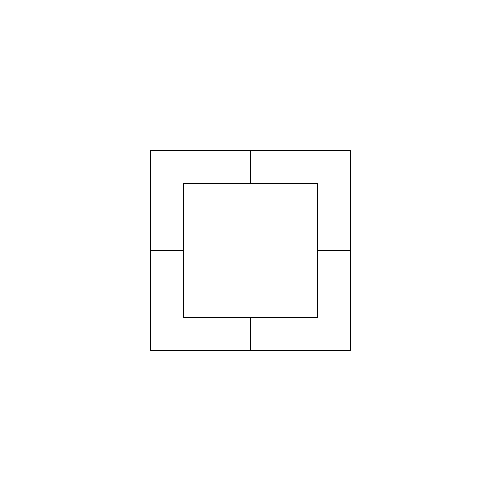
Frame 1 (no input)
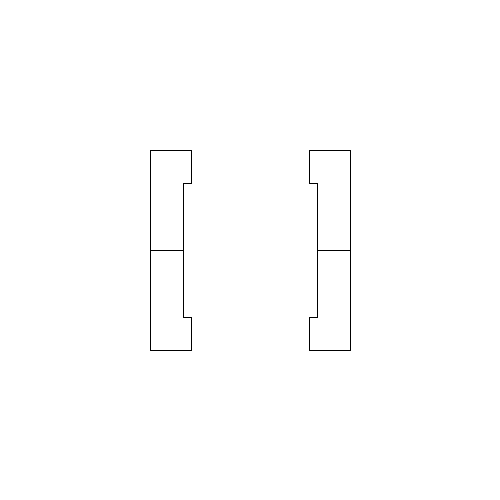
Frame 60 (the mouse pressed at the canvas centre just before this capture)
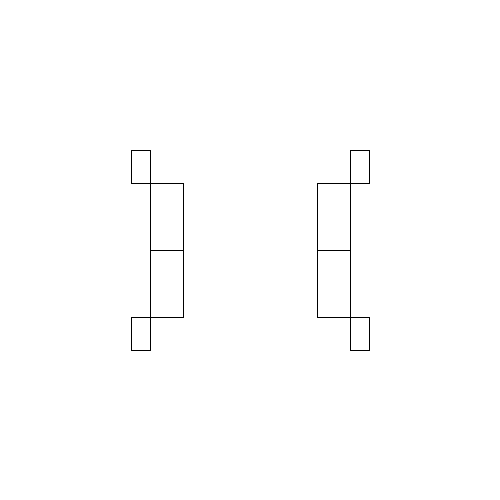
Frame 120 (the mouse held since frame 60 and released just before this capture)

The Processing sketch that drew these frames (run headless with seeded random() and noise(); from frame 60 on, the mouse is pressed at the canvas centre):

// Processing sketch: processing_57079
// ── processing_57079.pde

int w;
int h;
int x1;
int y1;
int x2;
int y2;
int a;

void setup(){
  size(500,500);
  frameRate(15);
  
  w=100;
  h=100;
  x1=150;
  y1=150;
  x2=x1+w*2;
  y2=y1+h*2;
  a=w/3;
}

void draw
(){
background (255);

  line(x1, y1, x1+w, y1);
  line(x1, y1+h, x1+a, y1+h);
  line(x1, y1, x1, y1+h);
  line(x1+w, y1, x1+w, y1+a);
  line(x1+a, y1+a, x1+w, y1+a);
  line(x1+a, y1+a, x1+a, y1+h);

  line(x2, y1, x2-w, y1);
  line(x2, y1+h, x2-a, y1+h);
  line(x2-w, y1, x2-w, y1+a);
  line(x2, y1, x2, y1+h);
  line(x2-a, y1+a, x2-w, y1+a);
  line(x2-a, y1+a, x2-a, y1+h);

  line(x1, y2-h, x1+a, y2-h);
  line(x1, y2, x1+w, y2);
  line(x1, y2, x1, y2-h);
  line(x1+w, y2, x1+w, y2-a);
  line(x1+a, y2-a, x1+w, y2-a);
  line(x1+a, y2-a, x1+a, y2-h);
 
  line(x2, y2-h, x2-a, y2-h);
  line(x2, y2, x2-w, y2);
  line(x2-w, y2, x2-w, y2-a);
  line(x2, y2, x2, y2-h);
  line(x2-a, y2-a, x2-w, y2-a);
  line(x2-a, y2-a, x2-a, y2-h);
  
w=w-1;
//h=h-1;
}
